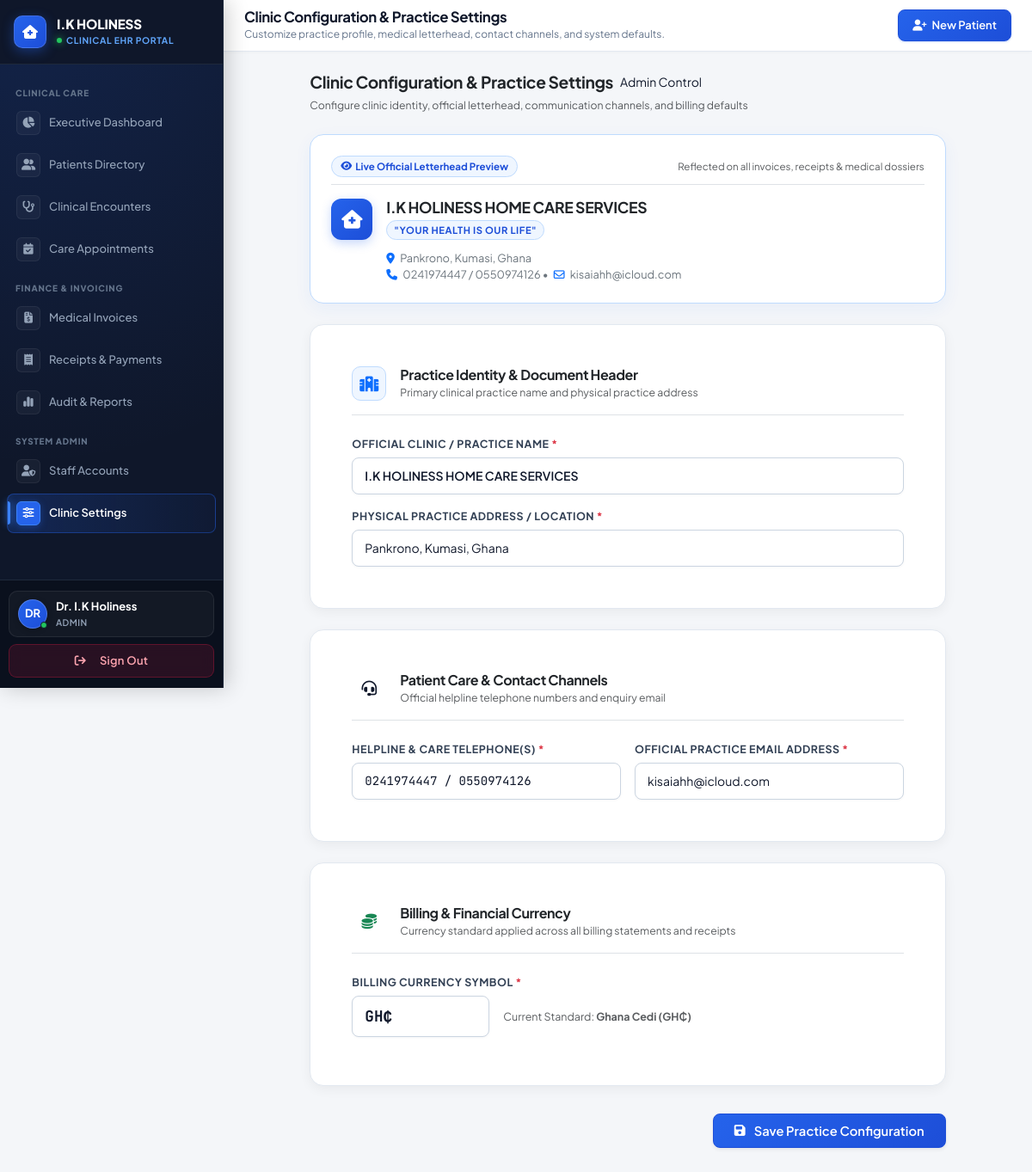
The app's page /settings (signed in) with its own data.
### tables this page shows
CREATE TABLE settings (
    id INT PRIMARY KEY DEFAULT 1,
    clinic_name VARCHAR(255) NOT NULL,
    clinic_address TEXT NOT NULL,
    phone_number VARCHAR(50) NOT NULL,
    email VARCHAR(100) NOT NULL,
    logo VARCHAR(255) NULL,
    currency VARCHAR(10) NOT NULL DEFAULT 'GH₵',
    CHECK (id = 1)
);

### backend/app/Controllers/SettingController.php (called while the page is built, shortened)
<?php
class SettingController
{
    public function index(): void
    {
        try {
            $db = Database::getInstance()->getConnection();
            $stmt = $db->query("SELECT * FROM settings WHERE id = 1");
            $settings = $stmt->fetch();
        } catch (\PDOException $e) {
            $settings = [
                'clinic_name' => 'I.K HOLINESS HOME CARE SERVICES',
                'clinic_address' => 'Pankrono, Kumasi, Ghana',
                'phone_number' => '0241974447 / 0550974126',
                'email' => 'kisaiahh@icloud.com',
                'currency' => 'GH₵'
            ];
        }
        require_once VIEWS_PATH . '/settings/index.php';
        require_once VIEWS_PATH . '/shared/layout.php';
    }
}

### backend/app/Core/Router.php (called while the page is built, shortened)
<?php
class Router
{
    private array $routes = [];
    public function get(string $path, string $handler): void
    {
        $this->routes['GET'][$this->normalizePath($path)] = $handler;
    }
    public function post(string $path, string $handler): void
    {
        $this->routes['POST'][$this->normalizePath($path)] = $handler;
    }
    public function resolve(string $requestUri, string $requestMethod): void
    {
        $path = parse_url($requestUri, PHP_URL_PATH);
        $normalizedPath = $this->normalizePath($path);
        $method = strtoupper($requestMethod);
        $handler = $this->routes[$method][$normalizedPath];
        $this->executeHandler($handler);
    }
    private function normalizePath(string $path): string
    {
        $trimmed = trim($path, '/');
        return $trimmed === '' ? '/' : '/' . $trimmed;
    }
    private function executeHandler(string $handler): void
    {
        list($controllerClass, $method) = explode('@', $handler);
        $controllerInstance = new $fullControllerName();
        $controllerInstance->$method();
    }
}

### frontend/public/index.php (called while the page is built, shortened)
<?php
$requestUri = $_SERVER['REQUEST_URI'] ?? '/';
$requestPath = parse_url($requestUri, PHP_URL_PATH);
$baseNames = [
    '/ik-holiness-clinic/frontend/public',
    '/ik-holiness-clinic/public',
    '/ik-holiness-clinic',
    '/frontend/public',
    '/public',
];
foreach ($baseNames as $b) {
    if (str_starts_with($requestPath, $b)) {
        $requestPath = substr($requestPath, strlen($b));
        break;
    }
}
$routingPath = '/' . ltrim($requestPath ?? '', '/');
$router = new Router();
$router->get('/', 'HomeController@index');
$router->get('/home', 'HomeController@index');
$router->get('/services', 'HomeController@services');
$router->get('/about', 'HomeController@about');
$router->get('/request-care', 'HomeController@requestCare');
$router->get('/booking', 'HomeController@requestCare');
$router->get('/contact', 'HomeController@contact');
$router->post('/book-request', 'HomeController@bookRequest');
$router->post('/contact-submit', 'HomeController@contactSubmit');
$router->get('/login', 'AuthController@showLogin');
$router->post('/login', 'AuthController@login');
$router->get('/logout', 'AuthController@logout');
$router->get('/dashboard', 'DashboardController@index');
$router->get('/clients', 'ClientController@index');
$router->get('/clients/create', 'ClientController@create');
$router->post('/clients/store', 'ClientController@store');
$router->get('/clients/view', 'ClientController@view');
$router->get('/clients/edit', 'ClientController@edit');
$router->post('/clients/update', 'ClientController@update');
$router->get('/clients/delete', 'ClientController@delete');
$router->get('/visits', 'VisitController@index');
$router->get('/visits/create', 'VisitController@create');
$router->post('/visits/store', 'VisitController@store');
$router->get('/appointments', 'AppointmentController@index');
$router->get('/appointments/create', 'AppointmentController@create');
$router->post('/appointments/store', 'AppointmentController@store');
$router->get('/appointments/edit', 'AppointmentController@edit');
$router->get('/billing', 'BillingController@index');
$router->get('/billing/create', 'BillingController@create');
$router->post('/billing/store', 'BillingController@store');
$router->get('/billing/view', 'BillingController@view');
$router->get('/payments', 'PaymentController@index');
$router->get('/payments/create', 'PaymentController@create');
$router->post('/payments/store', 'PaymentController@store');
$router->get('/payments/receipt', 'PaymentController@receipt');
$router->get('/reports', 'ReportController@index');
$router->get('/users', 'UserController@index');
$router->get('/users/create', 'UserController@create');
$router->post('/users/store', 'UserController@store');
$router->get('/users/edit', 'UserController@edit');
$router->post('/users/update', 'UserController@update');
$router->get('/users/delete', 'UserController@delete');
$router->get('/settings', 'SettingController@index');
$router->post('/settings/update', 'SettingController@update');
$router->resolve($routingPath, $_SERVER['REQUEST_METHOD'] ?? 'GET');

### frontend/views/settings/index.php (the view, shortened to what this page needs)
<div class="row justify-content-center">
    <div class="col-12 col-xl-10 col-xxl-9">
        <div class="d-flex flex-column flex-sm-row justify-content-between align-items-start align-items-sm-center gap-3 mb-4">
            <div>
                <div class="d-flex align-items-center gap-2 mb-1">
                    <h4 class="fw-bold text-dark mb-0" style="font-size: 1.2rem; letter-spacing: -0.02em;">
                        Clinic Configuration & Practice Settings
                    </h4>
                    <span class="live-status-pill">
                        Admin Control
                    </span>
                </div>
                <small class="text-muted">Configure clinic identity, official letterhead, communication channels, and billing defaults</small>
            </div>
        </div>
        <?php
        $currentCurrency = $settings['currency'] ?? 'GH₵';
        ?>
        <div class="letterhead-preview-card p-4 mb-4">
            <div class="d-flex align-items-center justify-content-between mb-3 pb-2 border-bottom">
                <span class="preview-badge">
                    <i class="fa-solid fa-eye me-1"></i> Live Official Letterhead Preview
                </span>
                <small class="text-muted" style="font-size: 0.72rem;">Reflected on all invoices, receipts & medical dossiers</small>
            </div>
            <div class="d-flex flex-column flex-md-row align-items-start gap-3">
                <div class="preview-logo-sq">
                    <i class="fa-solid fa-house-medical"></i>
                </div>
                <div class="flex-grow-1">
                    <h5 class="fw-bold text-dark mb-1" id="previewName" style="font-size: 1.1rem; letter-spacing: -0.02em;">
                        <?php echo htmlspecialchars($settings['clinic_name'] ?? 'I.K HOLINESS HOME CARE SERVICES'); ?>
                    </h5>
                    <span class="badge-motto mb-2">"YOUR HEALTH IS OUR LIFE"</span>
                    <div class="text-secondary small mt-1" style="font-size: 0.8rem; line-height: 1.45;">
                        <div>
                            <i class="fa-solid fa-location-dot text-primary me-1"></i>
                            <span id="previewAddress"><?php echo htmlspecialchars($settings['clinic_address'] ?? 'Pankrono, Kumasi, Ghana'); ?></span>
                        </div>
                        <div>
                            <i class="fa-solid fa-phone text-primary me-1"></i>
                            <span id="previewPhone"><?php echo htmlspecialchars($settings['phone_number'] ?? '0241974447 / 0550974126'); ?></span>
                            &bull;
                            <i class="fa-regular fa-envelope text-primary ms-1 me-1"></i>
                            <span id="previewEmail"><?php echo htmlspecialchars($settings['email'] ?? 'kisaiahh@icloud.com'); ?></span>
                        </div>
                    </div>
                </div>
            </div>
        </div>
        <form action="<?php echo APP_URL; ?>/settings/update" method="POST">
            <div class="analytics-card p-4 p-md-5 mb-4">
                <div class="d-flex align-items-center gap-3 mb-4 pb-3 border-bottom">
                    <div class="icon-sq bg-blue-subtle text-primary" style="width: 40px; height: 40px; border-radius: 10px; display: flex; align-items: center; justify-content: center; font-size: 1.1rem;">
                        <i class="fa-solid fa-hospital"></i>
                    </div>
                    <div>
                        <h6 class="fw-bold text-dark mb-0" style="font-size: 1rem;">Practice Identity & Document Header</h6>
                        <small class="text-muted">Primary clinical practice name and physical practice address</small>
                    </div>
                </div>
                <div class="mb-3">
                    <label for="clinic_name" class="form-label-custom">
                        Official Clinic / Practice Name <span class="text-danger">*</span>
                    </label>
                    <input type="text"
                           class="form-control form-control-custom fw-semibold"
                           id="clinic_name"
                           name="clinic_name"
                           value="<?php echo htmlspecialchars($settings['clinic_name'] ?? 'I.K HOLINESS HOME CARE SERVICES'); ?>"
                           oninput="document.getElementById('previewName').innerText = this.value || 'I.K HOLINESS HOME CARE SERVICES';"
                           required>
                </div>
                <div class="mb-0">
                    <label for="clinic_address" class="form-label-custom">
                        Physical Practice Address / Location <span class="text-danger">*</span>
                    </label>
                    <input type="text"
                           class="form-control form-control-custom"
                           id="clinic_address"
                           name="clinic_address"
                           value="<?php echo htmlspecialchars($settings['clinic_address'] ?? 'Pankrono, Kumasi, Ghana'); ?>"
                           oninput="document.getElementById('previewAddress').innerText = this.value || 'Pankrono, Kumasi, Ghana';"
                           required>
                </div>
            </div>
            <div class="analytics-card p-4 p-md-5 mb-4">
                <div class="d-flex align-items-center gap-3 mb-4 pb-3 border-bottom">
                    <div class="icon-sq bg-purple-subtle text-purple" style="width: 40px; height: 40px; border-radius: 10px; display: flex; align-items: center; justify-content: center; font-size: 1.1rem;">
                        <i class="fa-solid fa-headset"></i>
                    </div>
                    <div>
                        <h6 class="fw-bold text-dark mb-0" style="font-size: 1rem;">Patient Care & Contact Channels</h6>
                        <small class="text-muted">Official helpline telephone numbers and enquiry email</small>
                    </div>
                </div>
                <div class="row g-3">
                    <div class="col-12 col-md-6">
                        <label for="phone_number" class="form-label-custom">
                            Helpline & Care Telephone(s) <span class="text-danger">*</span>
                        </label>
                        <input type="text"
                               class="form-control form-control-custom font-mono"
                               id="phone_number"
                               name="phone_number"
                               value="<?php echo htmlspecialchars($settings['phone_number'] ?? '0241974447 / 0550974126'); ?>"
                               oninput="document.getElementById('previewPhone').innerText = this.value || '0241974447 / 0550974126';"
                               required>
                    </div>
                    <div class="col-12 col-md-6">
                        <label for="email" class="form-label-custom">
                            Official Practice Email Address <span class="text-danger">*</span>
                        </label>
                        <input type="email"
                               class="form-control form-control-custom"
                               id="email"
                               name="email"
                               value="<?php echo htmlspecialchars($settings['email'] ?? 'kisaiahh@icloud.com'); ?>"
                               oninput="document.getElementById('previewEmail').innerText = this.value || 'kisaiahh@icloud.com';"
                               required>
                    </div>
                </div>
            </div>
            <div class="analytics-card p-4 p-md-5 mb-4">
                <div class="d-flex align-items-center gap-3 mb-4 pb-3 border-bottom">
                    <div class="icon-sq bg-emerald-subtle text-success" style="width: 40px; height: 40px; border-radius: 10px; display: flex; align-items: center; justify-content: center; font-size: 1.1rem;">
                        <i class="fa-solid fa-coins"></i>
                    </div>
                    <div>
                        <h6 class="fw-bold text-dark mb-0" style="font-size: 1rem;">Billing & Financial Currency</h6>
                        <small class="text-muted">Currency standard applied across all billing statements and receipts</small>
                    </div>
                </div>
                <div class="mb-2">
                    <label for="currency" class="form-label-custom">
                        Billing Currency Symbol <span class="text-danger">*</span>
                    </label>
                    <div class="d-flex align-items-center gap-3">
                        <input type="text"
                               class="form-control form-control-custom font-mono fw-bold text-success"
                               style="max-width: 160px; font-size: 1.1rem;"
                               id="currency"
                               name="currency"
                               value="<?php echo htmlspecialchars($currentCurrency); ?>"
                               required>
                        <small class="text-muted" style="font-size: 0.78rem;">
                            Current Standard: <strong>Ghana Cedi (GH₵)</strong>
                        </small>
                    </div>
                </div>
            </div>
            <div class="d-flex justify-content-end align-items-center gap-3 pt-2 mb-5">
                <button type="submit" class="btn-primary-custom py-2 px-4 shadow-sm" style="font-size: 0.92rem;">
                    <i class="fa-solid fa-floppy-disk me-1"></i> Save Practice Configuration
                </button>
            </div>
        </form>
    </div>
</div>

### records on screen
settings: clinic_name "I.K HOLINESS HOME CARE SERVICES", clinic_address "Pankrono, Kumasi, Ghana", phone_number "0241974447 / 0550974126", email "kisaiahh@icloud.com", currency "GH₵"

### other values on screen
substr($currentUserName ?? 'DR', 0, 2) "DR"
$currentUserName "Dr. I.K Holiness"
$currentRole "ADMIN"
$pageHeading "Clinic Configuration & Practice Settings"
$pageSubheading "Customize practice profile, medical letterhead, contact channels, and system defaults."
